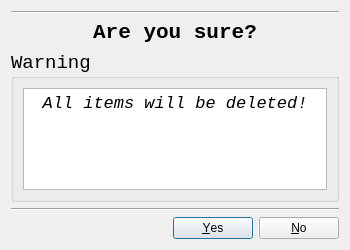
<?xml version="1.0" encoding="UTF-8"?>
<ui version="4.0">
 <class>ConfirmationDialog</class>
 <widget class="QDialog" name="ConfirmationDialog">
  <property name="geometry">
   <rect>
    <x>0</x>
    <y>0</y>
    <width>350</width>
    <height>250</height>
   </rect>
  </property>
  <property name="sizePolicy">
   <sizepolicy hsizetype="Preferred" vsizetype="Preferred">
    <horstretch>0</horstretch>
    <verstretch>0</verstretch>
   </sizepolicy>
  </property>
  <property name="minimumSize">
   <size>
    <width>250</width>
    <height>200</height>
   </size>
  </property>
  <property name="maximumSize">
   <size>
    <width>350</width>
    <height>250</height>
   </size>
  </property>
  <property name="windowTitle">
   <string>Confirm Action</string>
  </property>
  <layout class="QGridLayout" name="gridLayout">
   <item row="0" column="0">
    <layout class="QGridLayout" name="gridLayout_2">
     <item row="0" column="0">
      <widget class="Line" name="line_2">
       <property name="orientation">
        <enum>Qt::Horizontal</enum>
       </property>
      </widget>
     </item>
     <item row="1" column="0">
      <widget class="QLabel" name="label">
       <property name="font">
        <font>
         <family>Courier New</family>
         <pointsize>16</pointsize>
         <weight>75</weight>
         <bold>true</bold>
        </font>
       </property>
       <property name="text">
        <string>Are you sure?</string>
       </property>
       <property name="alignment">
        <set>Qt::AlignCenter</set>
       </property>
      </widget>
     </item>
     <item row="4" column="0">
      <widget class="QDialogButtonBox" name="buttonBox">
       <property name="orientation">
        <enum>Qt::Horizontal</enum>
       </property>
       <property name="standardButtons">
        <set>QDialogButtonBox::No|QDialogButtonBox::Yes</set>
       </property>
      </widget>
     </item>
     <item row="3" column="0">
      <widget class="Line" name="line">
       <property name="orientation">
        <enum>Qt::Horizontal</enum>
       </property>
      </widget>
     </item>
     <item row="2" column="0">
      <widget class="QGroupBox" name="groupBox">
       <property name="font">
        <font>
         <family>Courier New</family>
         <pointsize>14</pointsize>
         <weight>50</weight>
         <bold>false</bold>
        </font>
       </property>
       <property name="title">
        <string>Warning</string>
       </property>
       <layout class="QGridLayout" name="gridLayout_3">
        <item row="0" column="0">
         <widget class="QTextEdit" name="confirmationTextEdit">
          <property name="autoFillBackground">
           <bool>true</bool>
          </property>
          <property name="undoRedoEnabled">
           <bool>false</bool>
          </property>
          <property name="html">
           <string>&lt;!DOCTYPE HTML PUBLIC &quot;-//W3C//DTD HTML 4.0//EN&quot; &quot;http://www.w3.org/TR/REC-html40/strict.dtd&quot;&gt;
&lt;html&gt;&lt;head&gt;&lt;meta name=&quot;qrichtext&quot; content=&quot;1&quot; /&gt;&lt;style type=&quot;text/css&quot;&gt;
p, li { white-space: pre-wrap; }
&lt;/style&gt;&lt;/head&gt;&lt;body style=&quot; font-family:'Courier New'; font-size:14pt; font-weight:400; font-style:normal;&quot;&gt;
&lt;p align=&quot;center&quot; style=&quot; margin-top:0px; margin-bottom:0px; margin-left:0px; margin-right:0px; -qt-block-indent:0; text-indent:0px;&quot;&gt;&lt;span style=&quot; font-family:'.SF NS Text'; font-size:13pt; font-style:italic;&quot;&gt;All items will be deleted!&lt;/span&gt;&lt;/p&gt;&lt;/body&gt;&lt;/html&gt;</string>
          </property>
          <property name="acceptRichText">
           <bool>false</bool>
          </property>
          <property name="textInteractionFlags">
           <set>Qt::NoTextInteraction</set>
          </property>
         </widget>
        </item>
       </layout>
      </widget>
     </item>
    </layout>
   </item>
  </layout>
 </widget>
 <resources/>
 <connections>
  <connection>
   <sender>buttonBox</sender>
   <signal>accepted()</signal>
   <receiver>ConfirmationDialog</receiver>
   <slot>accept()</slot>
   <hints>
    <hint type="sourcelabel">
     <x>248</x>
     <y>254</y>
    </hint>
    <hint type="destinationlabel">
     <x>157</x>
     <y>274</y>
    </hint>
   </hints>
  </connection>
  <connection>
   <sender>buttonBox</sender>
   <signal>rejected()</signal>
   <receiver>ConfirmationDialog</receiver>
   <slot>reject()</slot>
   <hints>
    <hint type="sourcelabel">
     <x>316</x>
     <y>260</y>
    </hint>
    <hint type="destinationlabel">
     <x>286</x>
     <y>274</y>
    </hint>
   </hints>
  </connection>
 </connections>
</ui>
